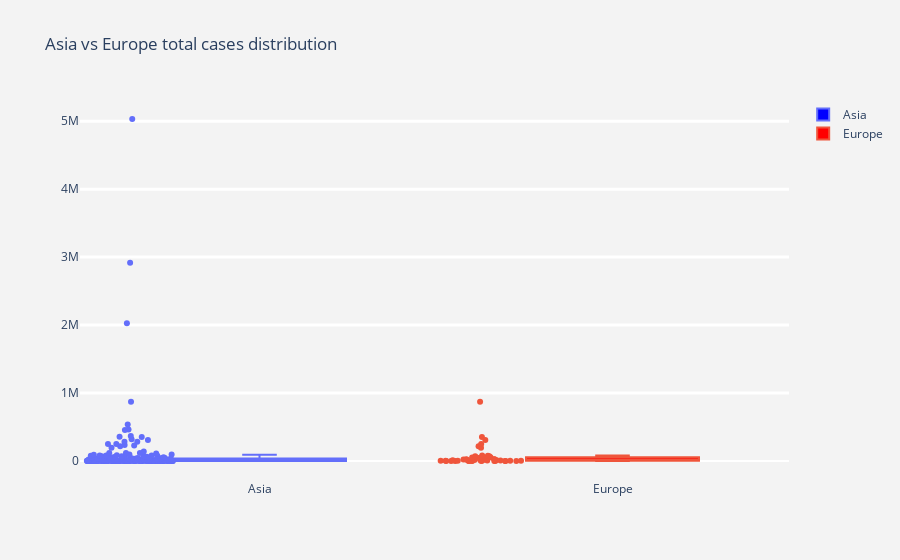

The notebook cell saved with this chart:
### Markdown cell above
# F) A box plot to represent total cases distribution across Asia and Europe

### Code cell
# A box plot allows you to compare different variables
# The box shows the quartiles of the data. The bar in the middle is the median 
# The whiskers extend to all the other data aside from the points that are considered
# to be outliers

# Complex Styling
fig = go.Figure()
# Show all points, spread them so they don't overlap and change whisker width
fig.add_trace(go.Box(y=worldometer_asia['TotalCases'], boxpoints='all', name='Asia',
                    fillcolor='blue', jitter=0.5, whiskerwidth=0.2))
fig.add_trace(go.Box(y=worldometer_asia[worldometer_asia['Continent'] == 'Europe']['TotalCases'], boxpoints='all', name='Europe',
                    fillcolor='red', jitter=0.5, whiskerwidth=0.2))
# Change background / grid colors
fig.update_layout(title='Asia vs Europe total cases distribution', 
                  yaxis=dict(gridcolor='rgb(255, 255, 255)',
                 gridwidth=3),
                 paper_bgcolor='rgb(243, 243, 243)',
                 plot_bgcolor='rgb(243, 243, 243)')

### Figure 1 — Plotly figure (JSON) as saved in the notebook; plotly's stock layout.template omitted (floating-point values rounded to 4 significant figures; data arrays with more than 128 entries replaced by an {"elided": "..."} marker saying what was removed)
{"data": [{"boxpoints": "all", "fillcolor": "blue", "jitter": 0.5, "name": "Asia", "type": "box", "whiskerwidth": 0.2, "y": {"elided": "209 int values"}}, {"boxpoints": "all", "fillcolor": "red", "jitter": 0.5, "name": "Europe", "type": "box", "whiskerwidth": 0.2, "y": [871894, 354530, 308134, 249204, 215210, 195633, 81967, 76808, 71158, 68503, 57895, 56982, 52061, 49515, 36108, 27332, 26628, 26372, 21696, 17731, 14306, 13396, 13014, 11399, 9468, 7532, 7073, 6016, 5404, 5123, 4597, 3480, 2480, 2223, 2171, 2124, 1930, 1275, 946, 944, 699, 597, 336, 266, 190, 125, 89, 12]}], "layout": {"paper_bgcolor": "rgb(243, 243, 243)", "plot_bgcolor": "rgb(243, 243, 243)", "title": {"text": "Asia vs Europe total cases distribution"}, "yaxis": {"gridcolor": "rgb(255, 255, 255)", "gridwidth": 3}}}
